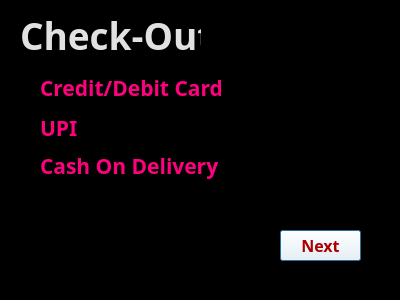
<?xml version="1.0" encoding="UTF-8"?>
<ui version="4.0">
 <class>check</class>
 <widget class="QDialog" name="check">
  <property name="geometry">
   <rect>
    <x>0</x>
    <y>0</y>
    <width>400</width>
    <height>300</height>
   </rect>
  </property>
  <property name="windowTitle">
   <string>Dialog</string>
  </property>
  <property name="styleSheet">
   <string notr="true">background-color: rgb(255, 255, 255);
background-color: rgb(0, 0, 0);</string>
  </property>
  <widget class="QRadioButton" name="upi">
   <property name="geometry">
    <rect>
     <x>20</x>
     <y>120</y>
     <width>61</width>
     <height>16</height>
    </rect>
   </property>
   <property name="font">
    <font>
     <family>Calisto MT</family>
     <pointsize>16</pointsize>
     <weight>75</weight>
     <bold>true</bold>
    </font>
   </property>
   <property name="styleSheet">
    <string notr="true">color: rgb(255, 0, 127);</string>
   </property>
   <property name="text">
    <string>UPI</string>
   </property>
  </widget>
  <widget class="QRadioButton" name="cod">
   <property name="geometry">
    <rect>
     <x>20</x>
     <y>150</y>
     <width>201</width>
     <height>31</height>
    </rect>
   </property>
   <property name="font">
    <font>
     <family>Calisto MT</family>
     <pointsize>16</pointsize>
     <weight>75</weight>
     <bold>true</bold>
    </font>
   </property>
   <property name="styleSheet">
    <string notr="true">color: rgb(255, 0, 127);</string>
   </property>
   <property name="text">
    <string>Cash On Delivery</string>
   </property>
  </widget>
  <widget class="QRadioButton" name="card">
   <property name="geometry">
    <rect>
     <x>20</x>
     <y>80</y>
     <width>201</width>
     <height>16</height>
    </rect>
   </property>
   <property name="font">
    <font>
     <family>Calisto MT</family>
     <pointsize>16</pointsize>
     <weight>75</weight>
     <bold>true</bold>
    </font>
   </property>
   <property name="styleSheet">
    <string notr="true">color: rgb(255, 0, 127);</string>
   </property>
   <property name="text">
    <string>Credit/Debit Card</string>
   </property>
  </widget>
  <widget class="QPushButton" name="next_btn">
   <property name="geometry">
    <rect>
     <x>280</x>
     <y>230</y>
     <width>81</width>
     <height>31</height>
    </rect>
   </property>
   <property name="font">
    <font>
     <family>Calisto MT</family>
     <pointsize>12</pointsize>
     <weight>75</weight>
     <bold>true</bold>
    </font>
   </property>
   <property name="styleSheet">
    <string notr="true">background-color: rgb(255, 255, 255);
color: rgb(170, 0, 0);</string>
   </property>
   <property name="text">
    <string>Next</string>
   </property>
  </widget>
  <widget class="QLabel" name="label">
   <property name="geometry">
    <rect>
     <x>20</x>
     <y>20</y>
     <width>181</width>
     <height>31</height>
    </rect>
   </property>
   <property name="font">
    <font>
     <family>Calisto MT</family>
     <pointsize>28</pointsize>
     <weight>75</weight>
     <bold>true</bold>
    </font>
   </property>
   <property name="styleSheet">
    <string notr="true">color: rgb(225, 225, 225);</string>
   </property>
   <property name="text">
    <string>Check-Out</string>
   </property>
  </widget>
 </widget>
 <resources/>
 <connections/>
</ui>
